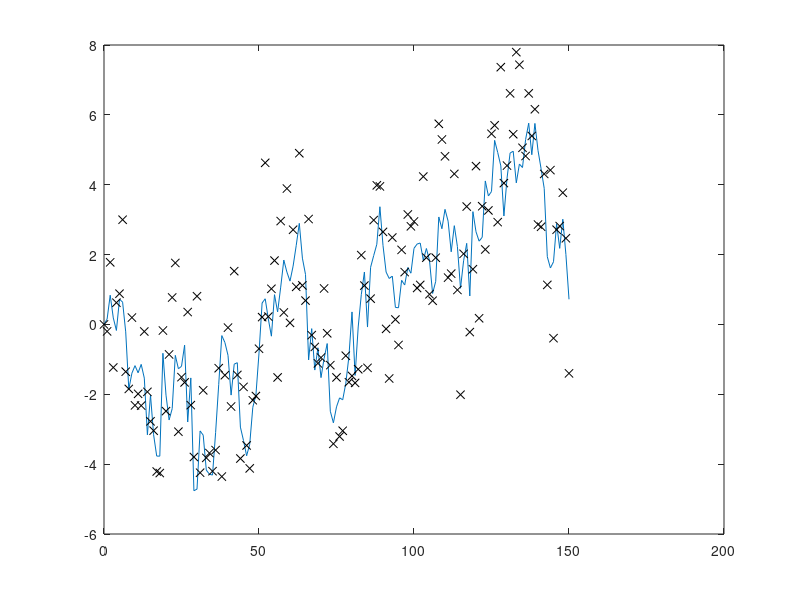

Recreate this plot in MATLAB. (Note: this script raises an error after producing the figure.)
% test both ways of computing 
% the likelihood and its gradient

%% AR(1) model

N = 150;
A = 1;
Q = 1^2;
R = Q*2.2;
H = 1;

K = 0:N;
m0 = 0;
P0 = 1;
%% Simulate

xs = zeros(1,N+1);
ys = zeros(1,N+1);

% simulate
x0 = m0;
x = x0;
xs(:,1) = x0;
ys(:,1) = H*x0;

for k=2:N+1
	x = A*x+sqrt(Q)*randn;
  xs(:,k) = x;
	ys(:,k) = x+sqrt(R)*randn;
end


figure(1); clf;
plot(K,xs,K,ys,'kx');

%% compute likelihood for A on grid


NN = 250;
alpha = 2.0;
as = linspace((1-alpha)*A,(1+alpha)*A,NN); % for q1
lhs = zeros(1,NN);
y = ys;
m = m0; P = P0;
for j=1:NN
  lh = 0;
  for k=1:(N+1)

      [m_,P_] = kf_predict(m,P,as(j),Q);

      if k==N+1; break; end; 

      [m,P,~,my,Sy] = kf_update(m_,P_,y(:,k+1),H,R);

      lh = lh + likelihood(y(:,k+1)-my,Sy);

  end
  lhs(j) = lh;
end

figure(2); clf;
plot(as,lhs); grid on;
yl = ylim;

%% demonstrate EM

KK = 2;
jj = floor(NN/10);
A_ = as(jj);
lbs = zeros(KK,NN);
jjs = zeros(1,KK+1);
jjs(1) = jj;
xDim = size(A,1);
for kk=1:KK
  MM = zeros(xDim,N+1); MM(:,1) = m0;
  PP = zeros(xDim,xDim,N+1); PP(:,:,1) = P0;
  MM_ = zeros(xDim,N+1);
  PP_ = zeros(xDim,xDim,N+1);
  m = m0; P = P0;
  for k=1:(N+1)
      [m_,P_] = kf_predict(m,P,A_,Q);
      MM_(:,k) = m_;
      PP_(:,:,k) = P_;

      if k==N+1; break; end; 

      [m,P,~,my,Sy] = kf_update(m_,P_,y(:,k+1),H,R);
      MM(:,k+1) = m;
      PP(:,:,k+1) = P;
  end
  [MS,PS,DD] = rts_smooth2(MM,PP,MM_,PP_,A_); % D = Smoother Gain
  
  % evaluate lower bound
  for j=1:NN
    [I1,I2,I3] = EM_I123(as(j),H,m0,ys,MS,PS,DD);
    I1 =   log(det(P0))+trace(I1/P0);
    I2 = N*log(det(Q))+trace(I2/Q);
    I3 = N*log(det(R))+trace(I3/R);
    lbs(kk,j) = -0.5*(I1+I2+I3);
    if j==jj
      df = lhs(j)-lbs(kk,j);
    end
  end
  lbs(kk,:) = lbs(kk,:)+df;
  [~,jj] = max(lbs(kk,:));
  A_ = as(jj);
  jjs(kk+1) = jj;
end
figure(3); clf;
plot(as,lhs,as,lbs,'--r',as(jjs),lhs(jjs),'k*'); ylim(yl); grid on;


%% export plots

textwidth = 426.79134/72.27; % latex textwidth in inches
% plot the true locations and the measurements


plt = struct();kw=struct();
%kw.alpha = 0.2; kw.linewidth = 0.5;
kw.ms = 3; kw.alpha = 0.8; 
plt.data = {{K xs},{K ys 'kx' kw}};
plt.w = textwidth*0.5;%/1.8;
plt.xlabel = '$k$';
plt.legend = {'$x$' '$y$'};
%plt.title = '(a) AR(1) simulation';
plt.alpha = 0.1;
pyplot('../img/ar1_ex_a.pdf',plt,'../img/ar1_ex_a.mat');

plt = struct();kw=struct();
plt.data = {{as lhs},{''}};
plt.w = textwidth*0.5;
plt.xlabel = '$a$';
%plt.legend = {'$x$' '$y$'};
%plt.title = '(b) Likelihood of $a$';
plt.alpha = diag([0.05 0.05 0.15 0.15]);
pyplot('../img/ar1_ex_b.pdf',plt,'../img/ar1_ex_b.mat');

lbsmax = zeros(1,KK);
for k=1:KK
  lbsmax(k) = lbs(k,jjs(k+1));
end
plt = struct();kw=struct();
kw2.color = '#E24A33';
plt.data = {{as lhs},{as lbs' '--' kw2},{as(jjs(2:end)),lbsmax,'k*'}};
plt.w = textwidth*0.7;
plt.xlabel = '$a$';
plt.legend = {'lh' 'lb' 'max(lb)'};
plt.alpha = diag([0.05 0.05 0.15 0.15]);
pyplot('../img/ar1_ex_em.pdf',plt,'../img/ar1_ex_em.mat');








